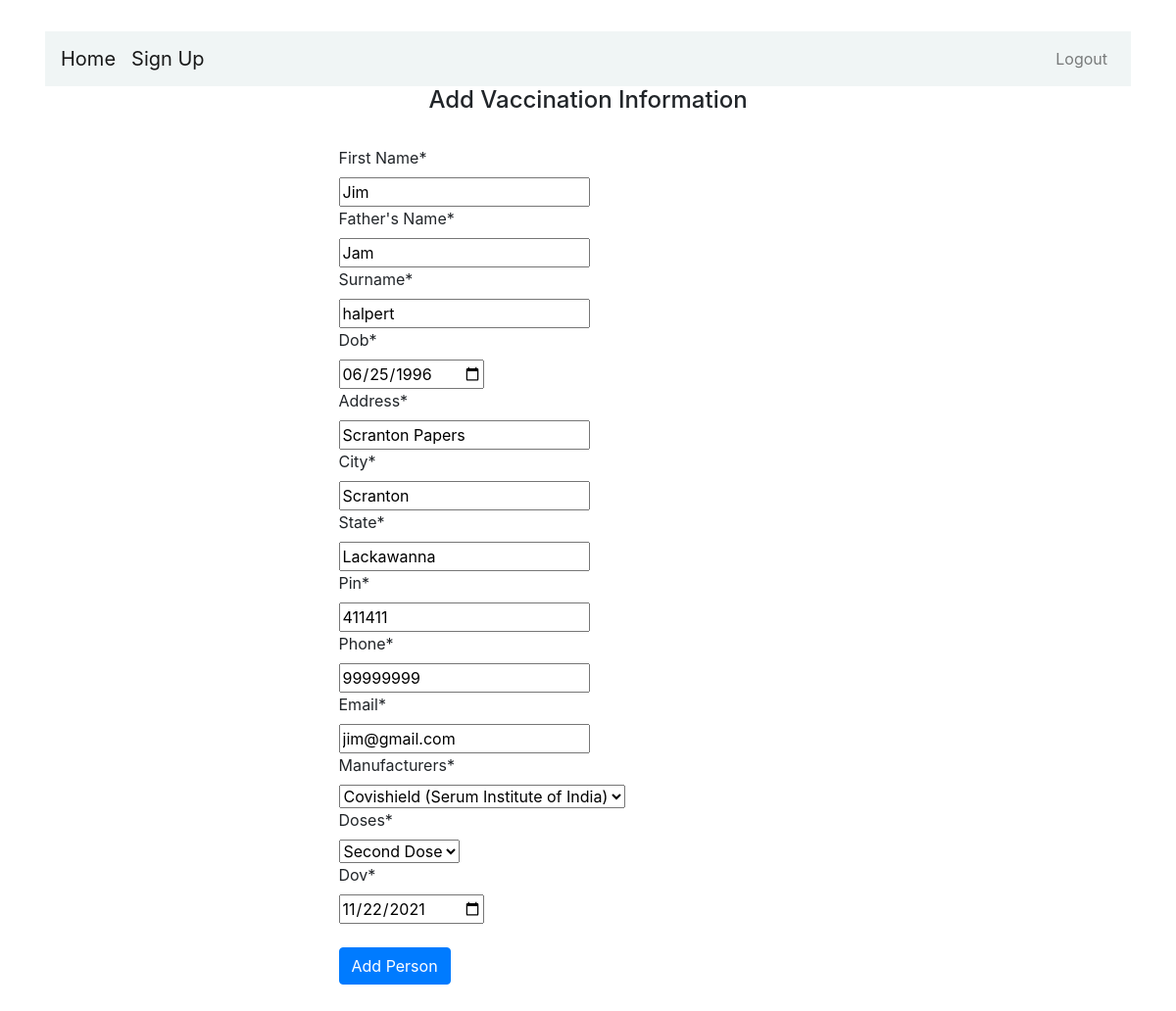
/update-details/2/ (signed in), run on the app's committed database.
### portal/models.py (models this page shows, shortened)
class Person(models.Model):
    manufacturers = [
        ('Covaxin', 'Covaxin (Bharat Biotech)'),
        ('Covishield', 'Covishield (Serum Institute of India)'),
        ('Sputnik', 'Sputnik V'),
    ]
    doses = [
        ('1st', 'First Dose'),
        ('2nd', 'Second Dose'),
    ]
    name = models.CharField(max_length=500, verbose_name='First Name')
    fname = models.CharField(max_length=500, verbose_name="Father's Name")
    lname = models.CharField(max_length=500, verbose_name="Surname")
    dob = models.DateField(auto_now_add=False, verbose_name='Date of Birth')
    address = models.CharField(max_length=500)
    city = models.CharField(max_length=50)
    state = models.CharField(max_length=50)
    pin = models.CharField(max_length=50)
    phone = models.IntegerField()
    email = models.EmailField(max_length=254)
    manufacturers = models.CharField(max_length=50, choices=manufacturers)
    doses = models.CharField(max_length=50, choices=doses)
    dov = models.DateField(auto_now_add=False, verbose_name='Date of Vaccination')

### portal/views.py (the view)
# urls.py: path('update-details/<str:pk>/', views.update_view, name='update-details'),
def update_view(request, pk):
    context = {}
    obj = get_object_or_404(Person, id=pk)
    form = PersonForm(request.POST or None, instance=obj)
    if form.is_valid():
        form.save()
        return redirect('dashboard')
    context['person_object'] = form
    return render(request, 'add-vaccine-details.html', context)

### portal/forms.py
class PersonForm(forms.ModelForm):
    dob = fields.DateField(widget=forms.widgets.DateInput(attrs={'type': 'date'}))
    dov = fields.DateField(widget=forms.widgets.DateInput(attrs={'type': 'date'}))
    class Meta:
        model = Person
        fields = '__all__'

### portal/templates/add-vaccine-details.html (shortened to what this page needs)
{% extends 'base.html' %}
{% block content %}
    {% if user.is_authenticated %}
      {% load crispy_forms_tags %}
        <div class="col-lg-12 student">
        <div class="container">
        <div class="row">
        <div class="col-lg-12 text-center">
        <h4>Add Vaccination Information</h4> <br>
        </div>
        <div class="col-lg-6 mx-auto forms">
        <form action="." method="post">
        {{person_object|crispy}}
        <br>
        <button class="btn btn-primary" type="submit">Add Person</button>
        </form>
        </div>
        </div>
        </div>
        </div>
    {% else %}
            <a class="btn btn-primary btn-lg" href="{% url 'login' %}" role="button">Log In</a>
            <p>You are not logged in</p>
            <a href="{% url 'login' %}">Log In</a>
    {% endif %}
{% endblock %}

### data on the page
Person: name "Jim", fname "Jam", lname "halpert", dob "06/25/1996", address "Scranton Papers", city "Scranton", state "Lackawanna", pin "411411", phone "99999999", email "jim@gmail.com", manufacturers "Covishield (Serum Institute of India)", doses "Second Dose", dov "11/22/2021"
